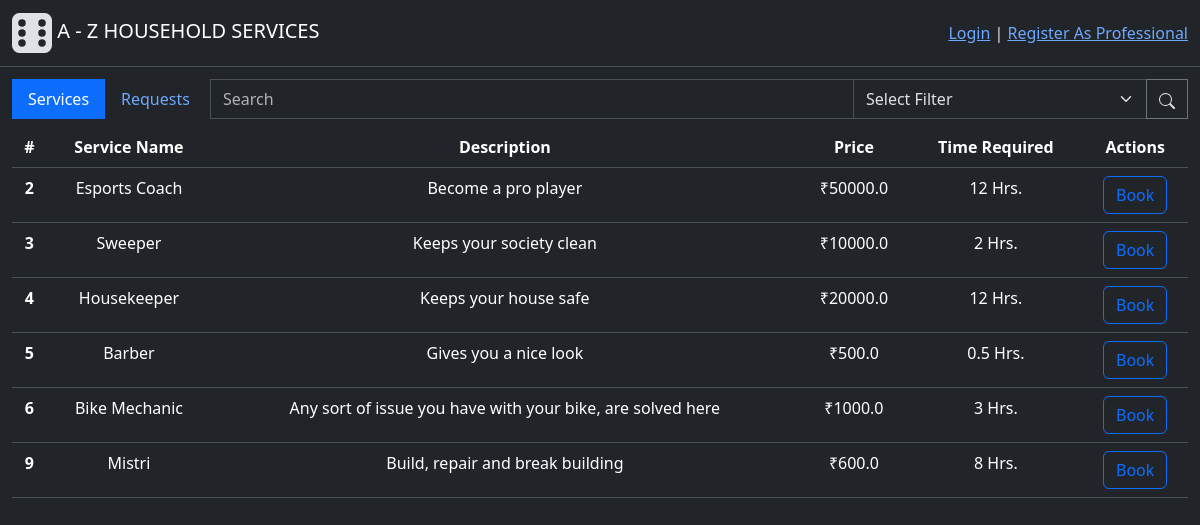
/user/services, run on an earlier commit of the app's database.
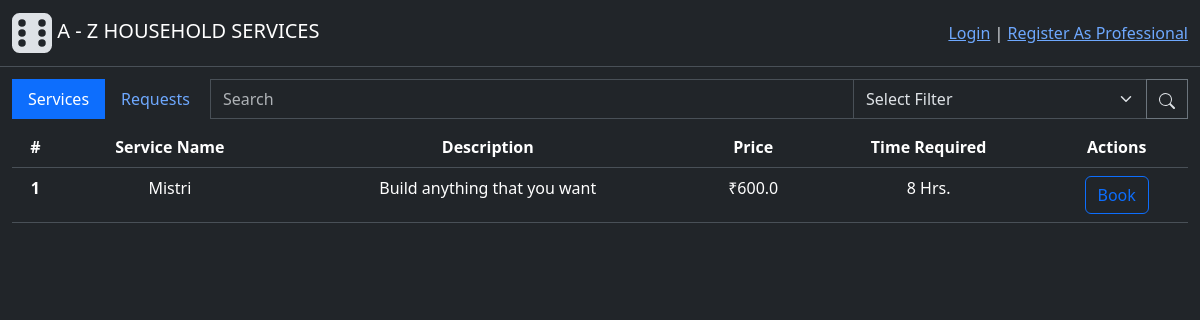
And on a later commit of the database.
### backend/modals.py (models this page shows)
class Service(db.Model):
    id = db.Column(db.Integer(), primary_key=True)
    name = db.Column(db.String(30),unique=True, nullable=False)
    desc = db.Column(db.String(500), nullable=False)
    time_required = db.Column(db.Integer(), nullable=False) # Time required (in Hrs)
    price = db.Column(db.Float(), nullable=False)
    status = db.Column(db.Integer(), nullable=False, default=1) # 0-inactive, 1-active
    service_requests = db.relationship("ServiceRequest", cascade="all, delete", backref="services", lazy=True) # For accessing all the service requests having common service
    def capitalised_name(self):
        return self.name.title()

### backend/controllers.py (the view)
@app.route("/user/services", methods=["GET", "POST"])
def user_services_tab():
    button_state = request.args.get("button_state", 1, type=int) # Accessing data send using url_for function, default=1
    services = Service.query.filter_by(status=1)
    return render_template("user_services_tab.html", services=services, button_state=button_state)

### templates/user_services_tab.html
{% extends "user_dashboard.html" %}
{% block subcontent %}
    <table class="table mt-2">
        <thead>
        <tr>
            <th scope="col">#</th>
            <th scope="col">Service Name</th>
            <th scope="col">Description</th>
            <th scope="col">Price</th>
            <th scope="col">Time Required</th>
            <th scope="col">Actions</th>
        </tr>
        </thead>
        <tbody>
            {% for service in services %}
                <tr>
                    <th scope="row">{{service.id}}</th>
                    <td>{{service.capitalised_name()}}</td>
                    <td style="max-width: 600px;">{{service.desc}}</td>
                    <td>&#8377;{{service.price}}</td>
                    <td>{{service.time_required}} Hrs.</td>
                    <td>
                        <form action="/user/services/create_request/{{service.id}}" method="POST">
                            <button type="submit" class="btn btn-outline-primary">Book</button>
                        </form>
                    </td>
                </tr>
            {% endfor %}
        </tbody>
    </table>
{% endblock %}

### templates/user_dashboard.html (shortened to what this page needs)
{% extends "base.html" %}
{% block content %}
    <div class="main">
        <div class="row">
            <div class="input-group">
                    <ul class="nav nav-pills" >
                        <li class="nav-item">
                            <form action="{{ url_for('user_page', button_state=1) }}" method="POST">
                                <button style="border-radius: 0;" class="nav-link {{'active' if button_state}}" type="submit">Services</button>
                            </form>
                        </li>
                        <li class="nav-item">
                            <form action="{{ url_for('user_page', button_state=0) }}" method="POST">
                                <button style="border-radius: 0;" class="nav-link {{'active' if button_state==0}}" type="submit">Requests</button>
                            </form>
                        </li>
                    </ul>
                    <input style="width: 400px;" type="text" class="form-control ms-1" placeholder="Search">
                    <select class="form-select">
                        <option selected>Select Filter</option>
                      </select>
                    <button style="border-radius: 0;" class="btn btn-outline-secondary" type="button">
                        <img  src="/static/image/icons/search.svg">
                    </button>
            </div>
        </div>
        {% block subcontent %}
        {% endblock %}
    </div>
    <div style="height: 1000px;"></div>
{% endblock %}

### templates/base.html (shortened to what this page needs)
<!doctype html>
<html lang="en" data-bs-theme="dark">
  <head>
    <link href="https://cdn.jsdelivr.net/npm/bootstrap@5.3.3/dist/css/bootstrap.min.css" rel="stylesheet">
    <link href="/static/styles/general.css" rel="stylesheet">
  </head>
  <body>
    <div class="header">
        <nav class="navbar bg-dark border-bottom border-body" data-bs-theme="dark"">
            <div class="container-fluid">
                <a class="navbar-brand" href="{{ url_for('home_page')}}">
                    <img src="/static/image/icons/logo.svg">
                    A - Z HOUSEHOLD SERVICES
                </a>
                {% if current_user.is_authenticated %}
                  <div>
                    <a class="active" aria-current="page" href="{{ url_for('login_page') }}">Welcome, {{ current_user.capitalised_name() }}</a>
                    |
                    <a class="active" aria-current="page" href="{{ url_for('logout') }}">Logout</a>
                  </div>
                {% else %}
                  <div>
                    <a class="active" aria-current="page" href="{{ url_for('login_page') }}">Login</a>
                    |
                    <a class="active" aria-current="page" href="{{ url_for('professional_signup_page') }}">Register As Professional</a>
                  </div>
                {% endif %}
            </div>
        </nav>
    </div>
    {% block content %}
    {% endblock %}
  </body>
</html>

### static/styles/general.css (style rules this page uses)
.main { margin: 1%; text-align: center; }

What changed in the data, as far as the page shows it:
removed Service: id "2", capitalised_name "Esports Coach", desc "Become a pro player", price "50000.0", time_required "12"
removed Service: id "3", capitalised_name "Sweeper", desc "Keeps your society clean", price "10000.0", time_required "2"
removed Service: id "4", capitalised_name "Housekeeper", desc "Keeps your house safe", price "20000.0", time_required "12"
removed Service: id "5", capitalised_name "Barber", desc "Gives you a nice look", price "500.0", time_required "0.5"
removed Service: id "6", capitalised_name "Bike Mechanic", desc "Any sort of issue you have with your bike, are solved here", price "1000.0", time_required "3"
removed Service: id "9", capitalised_name "Mistri", desc "Build, repair and break building", price "600.0", time_required "8"
now on this page (row edited): Service: id "1", capitalised_name "Mistri", desc "Build anything that you want", price "600.0", time_required "8"
